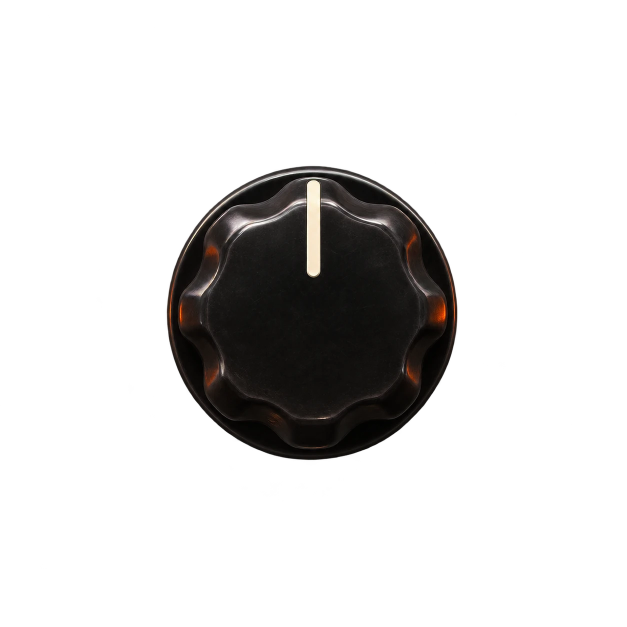
#> input picture Conch/art/knob_small.webp, 1254 x 1254 px (shown at 1/2 size)
$ python make_skin.py
#> lines starting #> are read from the running program, lines starting #| are printed output that depends on the picture
#!/usr/bin/env python3
"""Build Conch's hand-made skin (plugins/Conch/skins/) from the artwork in this folder.

    python3 plugins/Conch/art/make_skin.py      # writes skins/ and build/skin-preview-*.png

Render BEFORE tools/build.py: the build copies skins/ as it finds it and does not re-render.

Source art:
    plate-src.webp          the user's plate: the Conch / SYMPATHETIC RESONATOR title over the sea, a glowing conch in
                            a driftwood window in the middle, two blank teal panels either side and a plank along the
                            bottom (1790x878, the 1280:628 aspect, so it scales straight onto the MPC's tab area)
    knob_small.webp         black fluted knob with skirt, pointer at 12 o'clock (shared with the other Groundswell skins)
    pill_on/off.webp        button pill (shared likewise; the lit glow is re-tinted to the shell's gold here)

Layout: three Q-Link banks per page, laid out like the art (Driftwood's layout, same plate shape). A column of four
on the left panel, a column of four on the right panel, a row of four along the bottom plank. The shell stays clear.
Each cell is the knob (or a lit pill for an on/off switch) with its name and live value beside it, on a darkened
recess. At the top of the side panels, on both pages, read-only readouts: RINGING (the chord the resonators are
tuned to) on the left; TUNED BY (where it comes from, "Key (unsure)" while Listen is not yet sure) with FOUND and
SURE on the right. They are not touchable and have no Q-Link.

    RING    left RESONATORS (Material, Decay, Bright, Shimmer)   right EXCITE (Hits, In HPF, Drive, Duck)
            plank: Mix, Width, Freeze, Output
    NOTES   left SOURCE (Source, Key, Scale, Tones)               right CHORD (Chord Root, Quality, Prog, Chord Len)
            plank: Spread, Low Note, Tune, Freeze

Q-Links (bank direction Column): knob column 1 = the left panel top to bottom, column 2 = the right panel, column 3 =
the plank left to right. Choice parameters are rotary selectors (detent dots; the value text names the choice). The
skin binds to parameter indices, so regenerate it whenever the parameter list changes (the script checks its table
against build/params.json when that exists). Adapted from Driftwood's generator (deliberately not a shared import: a
plugin's artwork should not break because a sibling's did).
"""
import colorsys
import json
import math
import os
import sys

from PIL import Image, ImageDraw, ImageFilter, ImageFont

HERE = os.path.dirname(os.path.abspath(__file__))
PROJECT = os.path.dirname(HERE)
SDK = os.path.dirname(os.path.dirname(PROJECT))
sys.path.insert(0, os.path.join(SDK, "tools"))
import gen_ui as G  # noqa: E402  (TUI.json building blocks)
from gen_ui import obj, Obj  # noqa: E402

OUT = os.path.join(PROJECT, "skins")
PREVIEW_DIR = os.path.join(PROJECT, "build")

W, H = 1280, 628
CREAM = (246, 228, 200)                # the title's cream: names, headings
GOLD = (255, 190, 110)                 # the shell's glow: knob arcs, lit pills, focus
FOCUS = "ffffbe6e"
FONT_FILE = "/System/Library/Fonts/Avenir Next.ttc"   # build-time only: baked into the PNGs
FONT_DEMI, FONT_MEDIUM, FONT_REGULAR = 2, 5, 7        # face indices in Avenir Next.ttc

# Parameter indices (must match the enum in src/Conch.cpp).
NAMES = ["out", "mix", "material", "decay", "bright", "spread", "lownote", "tones", "width", "hits", "hpf", "drive",
         "duck", "source", "key", "scale", "chordroot", "quality", "prog", "chordlen", "freeze", "shimmer", "tune",
         "foundkey", "sure", "chordnow", "tunedby"]
P = {n: i for i, n in enumerate(NAMES)}

ONOFF = ["Off", "On"]
NOTES12 = ["C", "C#", "D", "D#", "E", "F", "F#", "G", "G#", "A", "A#", "B"]
CHOICES = {P["material"]: ["String", "Bell", "Pipe"],
           P["lownote"]: ["C1", "C2", "C3", "C4"],
           P["tones"]: ["Triad", "7th", "9th", "5ths"],
           P["source"]: ["Listen", "Listen Key", "Key", "Chord", "Prog"],
           P["key"]: NOTES12,
           P["scale"]: ["Minor", "Major", "Dorian", "Phrygian", "Mixolyd"],
           P["chordroot"]: NOTES12,
           P["quality"]: ["Major", "Minor", "Sus2", "Sus4", "Power", "Dim", "Aug", "Maj7", "Min7", "Dom7", "m7b5",
                          "Maj9", "Min9", "Dom9"],
           P["prog"]: ["1-6-7-1", "1-4-5-1", "1-5-6-4", "1-7-6-7", "1-4-6-5", "1-6-4-5"],
           P["chordlen"]: ["1/2 Bar", "1 Bar", "2 Bars", "4 Bars"],
           P["freeze"]: ONOFF,
           P["tunedby"]: ["Key/Scale", "Key (unsure)", "Heard", "Chord", "Prog", "Frozen"]}
DETENTS = {P["spread"]: 4}             # integer parameters drawn as selectors (no choice list to check)

# Where the banks go on the 1280x628 picture: (x, y, cell width, cell height, direction).
BOARD_L = (52, 170, 270, 76, "col")    # left panel, inside its driftwood frame
BOARD_R = (958, 170, 270, 76, "col")   # right panel
PLANK = (132, 520, 254, 72, "row")     # the plank along the bottom
HEAD_Y = 154                           # panel headings

# Read-only readouts at the top of the side panels: (caption, parameter, x, y, w, h, value size).
READOUTS = [("RINGING", "chordnow", 52, 70, 270, 44, 26.0),
            ("TUNED BY", "tunedby", 958, 64, 270, 30, 19.0),
            ("FOUND", "foundkey", 958, 112, 130, 24, 16.0),
            ("SURE", "sure", 1098, 112, 130, 24, 16.0)]

# Inside a cell: the knob (or pill) in a 76 px wide area on the left, the name and value to its right.
KNOB = dict(src="knob_small.webp", crop=300, knob=42, arc_r=25, arc_w=3.2, frame=58, frames=100)
KNOB_CENTRE_SRC = (623.5, 625.5)
CTRL_W = 76
TEXT_X = 80
VALUE_H = 24

VALUE_COLOUR = "fff8e4c0"
VALUE_FONT = "Nexa"
VALUE_SIZE = 17.0


# ------------------------------------------------------------------------------------------------
# Drawing helpers
# ------------------------------------------------------------------------------------------------
def font(size, face=FONT_DEMI):
    return ImageFont.truetype(FONT_FILE, size, index=face)


def text_width(text, f, spacing):
    return sum(f.getlength(ch) for ch in text) + spacing * (len(text) - 1)


# [24 lines left out: functions draw_spaced, shadowed_text, supersampled, not called in this run]


def clean_alpha(im):
    r, g, b, a = im.split()
    a = a.point(lambda v: 0 if v < 16 else (255 if v > 250 else v))
    return Image.merge("RGBA", (r, g, b, a))


def load(name):
    return clean_alpha(Image.open(os.path.join(HERE, name)).convert("RGBA"))


# ------------------------------------------------------------------------------------------------
# Knob film strip: rotated knob + value arc (bipolar arcs grow from 12 o'clock)
# ------------------------------------------------------------------------------------------------
def knob_strip(spec, colour, selector=False, bipolar=False):
    src = load(spec["src"])
    cx, cy = KNOB_CENTRE_SRC
    c = spec["crop"]
    body = src.crop((int(cx - c), int(cy - c), int(cx + c), int(cy + c)))
    ss = 4
    knob_px = int(spec["knob"] * ss)
    body = body.resize((knob_px, knob_px), Image.LANCZOS)
    frame, n = spec["frame"], spec["frames"]
    strip = Image.new("RGBA", (frame, frame * n), (0, 0, 0, 0))
    for i in range(n):
        v = i / (n - 1)
        angle = -135.0 + 270.0 * v                       # degrees clockwise from 12 o'clock
        big = Image.new("RGBA", (frame * ss, frame * ss), (0, 0, 0, 0))
        m = frame * ss / 2
        r = spec["arc_r"] * ss
        box = (m - r, m - r, m + r, m + r)
        w = int(spec["arc_w"] * ss)
        if not selector:
            ImageDraw.Draw(big).arc(box, -135 - 90, 135 - 90, fill=(10, 6, 2, 110), width=w)      # burnt track
            a0, a1 = (min(0.0, angle), max(0.0, angle)) if bipolar else (-135.0, angle)
            if a1 - a0 > 0.5:
                glow = Image.new("RGBA", big.size, (0, 0, 0, 0))
                ImageDraw.Draw(glow).arc(box, a0 - 90, a1 - 90, fill=colour + (150,), width=w * 2)
                big = Image.alpha_composite(big, glow.filter(ImageFilter.GaussianBlur(2.5 * ss)))
                ImageDraw.Draw(big).arc(box, a0 - 90, a1 - 90, fill=colour + (255,), width=w)
        rot = body.rotate(-angle, resample=Image.BICUBIC)
        off = int(m - knob_px / 2)
        big.alpha_composite(rot, (off, off))
        strip.alpha_composite(big.resize((frame, frame), Image.LANCZOS), (0, i * frame))
    return strip


# ------------------------------------------------------------------------------------------------
# Pills (3-slice stretch so every width keeps round ends), with a caption
# ------------------------------------------------------------------------------------------------
PILL_BODY = {"pill_on.webp": (446, 207, 1553, 465), "pill_off.webp": (427, 201, 1568, 465)}
PILL_H, PILL_MARGIN = 28, 8
PILL_W = 58
PILL_ON_INK, PILL_OFF_INK = (255, 238, 210), (176, 168, 156)


# [48 lines left out: functions goldify, pill_base, pill, not called in this run]


# ------------------------------------------------------------------------------------------------
# Layout
# ------------------------------------------------------------------------------------------------
BIPOLAR = {P["tune"]}                   # arcs grow from 12 o'clock


def knob(name, label):
    return dict(kind="knob", param=P[name], name=label, selector=P[name] in CHOICES or P[name] in DETENTS,
                bipolar=P[name] in BIPOLAR)


def toggle(name, caption, label):
    """One pill for an on/off (or two-way) switch, lit for the second choice. A lone button toggles."""
    return dict(kind="toggle", param=P[name], name=label, caption=caption)


def cell_rect(bank, s):
    x, y, w, h, direction = bank
    return (x, y + s * h, w, h) if direction == "col" else (x + s * w, y, w, h)


def page(name, left, right, plank, headings):
    """Three banks: the left board (Q-Link column 1), the right board (column 2), the plank (column 3)."""
    controls, qlinks, rects = [], {}, []
    for b, (bank, cells) in enumerate(((BOARD_L, left), (BOARD_R, right), (PLANK, plank))):
        x, y, w, h, direction = bank
        bw, bh = (w, 4 * h) if direction == "col" else (4 * w, h)
        rects.append((x - 4, y - 2, bw + 8, bh + 4))
        for s, ctl in enumerate(cells):
            if ctl is None:
                continue
            ctl = dict(ctl, rect=cell_rect(bank, s))
            controls.append(ctl)
            qlinks[13 + b - 4 * s] = ctl["param"]            # column b+1, top (13) to bottom (1)
    rects.append(rects[2])                                   # knob column 4 is unused; it highlights the plank
    return dict(name=name, controls=controls, qlinks=qlinks, rects=rects, headings=headings)


PAGES = [
    page("RING",
         [knob("material", "MATERIAL"), knob("decay", "DECAY"), knob("bright", "BRIGHT"), knob("shimmer", "SHIMMER")],
         [knob("hits", "HITS"), knob("hpf", "IN HPF"), knob("drive", "DRIVE"), knob("duck", "DUCK")],
         [knob("mix", "MIX"), knob("width", "WIDTH"), toggle("freeze", "FREEZE", "FREEZE"), knob("out", "OUTPUT")],
         ["RESONATORS", "EXCITE"]),
    page("NOTES",
         [knob("source", "SOURCE"), knob("key", "KEY"), knob("scale", "SCALE"), knob("tones", "TONES")],
         [knob("chordroot", "CHORD ROOT"), knob("quality", "QUALITY"), knob("prog", "PROG"), knob("chordlen", "CHORD LEN")],
         [knob("spread", "SPREAD"), knob("lownote", "LOW NOTE"), knob("tune", "TUNE"), toggle("freeze", "FREEZE", "FREEZE")],
         ["SOURCE", "CHORD"]),
]
TAB_NAMES = [p["name"] for p in PAGES]


# ------------------------------------------------------------------------------------------------
# Background
# ------------------------------------------------------------------------------------------------
def base_plate():
    src = Image.open(os.path.join(HERE, "plate-src.webp")).convert("RGB")
    return src.resize((W, H), Image.LANCZOS).convert("RGBA")


def knob_centre(rect):
    x, y, w, h = rect
    return x + CTRL_W / 2, y + h / 2


# [61 lines left out: functions draw_background, label_data, not called in this run]


def focus_child(w, h):
    return G.entry("focus", "Focus", G.focus_data(FOCUS), "0 0 %d %d" % (w, h), "No", "Show", "WhenFocussed")


def value_child(w, h):
    return G.entry("value", "Label", label_data("Value", VALUE_COLOUR, VALUE_SIZE, "left verticallyCentred"),
                   "%d %d %d %d" % (TEXT_X, h // 2 - 1, w - TEXT_X - 4, VALUE_H), "No", "Show", "Always")


# [18 lines left out: functions knob_component, toggle_component, not called in this run]


def check_params():
    """Refuse to render a skin that binds to the wrong parameters."""
    path = os.path.join(PROJECT, "build", "params.json")
    if not os.path.exists(path):
        print("note: build/params.json not found; parameter table not checked (run tools/build.py once)")
        return
    with open(path, encoding="utf-8") as f:
        params = json.load(f)["params"]
    errors = []
    if len(params) != len(NAMES):
        errors.append("plugin has %d parameters, the skin expects %d" % (len(params), len(NAMES)))
    for idx, choices in CHOICES.items():
        got = params[idx].get("choices") if idx < len(params) else None
        if choices is ONOFF:
            if got not in (None, ONOFF):
                errors.append("parameter %d (%s) should be on/off" % (idx, params[idx]["name"]))
        elif got != choices:
            errors.append("parameter %d (%s): choices %s, skin has %s" % (idx, params[idx]["name"] if idx < len(params) else "?", got, choices))
    if errors:
        sys.exit("make_skin.py: parameter table out of date:\n  " + "\n  ".join(errors))


def build():
    check_params()
    os.makedirs(OUT, exist_ok=True)
    for f in os.listdir(OUT):
        os.remove(os.path.join(OUT, f))
    images = {}

    def save(name, im):
        im.save(os.path.join(OUT, name), optimize=True)
        images[name] = im
        return name

    strips = {"plain": save("knob_gold.png", knob_strip(KNOB, GOLD)),
              "sel": save("knob_selector.png", knob_strip(KNOB, GOLD, selector=True)),
              "bi": save("knob_bipolar.png", knob_strip(KNOB, GOLD, bipolar=True))}
#> in clean_alpha, `r, g, b, a = im.split()`:
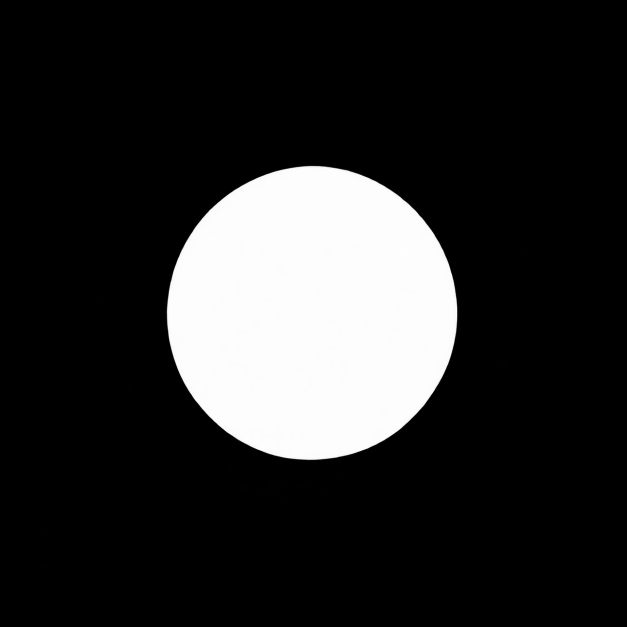
#> a: PIL image 1254x1254 L (shown at 1/2 size); min 0, max 255, mean 42.9
#> in knob_strip, `body = body.resize((knob_px, knob_px), Image.LANCZOS)`:
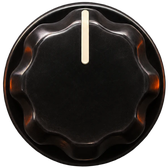
#> body: PIL image 168x168 RGBA; mean R, G, B, A 27, 23.4, 21.1, 188.8; transparent parts drawn white
#> in knob_strip, `strip = Image.new("RGBA", (frame, frame * n), (0, 0, 0, 0))`: strip: PIL image 58x5800 RGBA; every value is 0
#> after the loop in knob_strip, `for i in range(n):`:
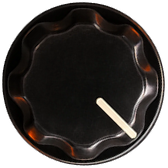
#> rot: PIL image 168x168 RGBA; mean R, G, B, A 26.2, 22.8, 20.5, 188.8; transparent parts drawn white
#> call 2 of knob_strip, with colour = (255, 190, 110), selector = True, bipolar = False
#> after the loop in knob_strip (call 2), `for i in range(n):`:
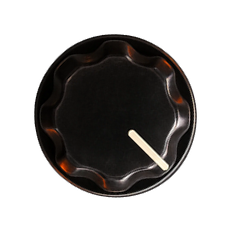
#> big: PIL image 232x232 RGBA; mean R, G, B, A 13.8, 12, 10.8, 99; transparent parts drawn white
#> call 3 of knob_strip, with colour = (255, 190, 110), selector = False, bipolar = True
#> after the loop in knob_strip (call 3), `for i in range(n):`:
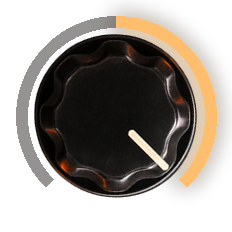
#> big: PIL image 232x232 RGBA; mean R, G, B, A 36.5, 28.8, 20.4, 122.9; transparent parts drawn white
#> after the loop in knob_strip (call 3), `for i in range(n):`:
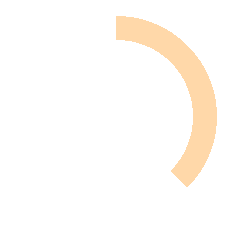
#> glow: PIL image 232x232 RGBA; mean R, G, B, A 23.7, 17.6, 10.2, 13.9; transparent parts drawn white
#> after the loop in knob_strip (call 3), `for i in range(n):`:
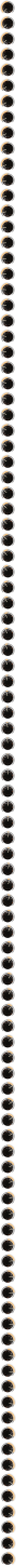
#> strip: PIL image 58x5800 RGBA (shown at 1/4 size); mean R, G, B, A 26.5, 21.5, 16.3, 116.3; transparent parts drawn white

    defs = [("knob overlay", G.overlay_component("KnobOverlay", G.knob_overlay_data(False), "ff111111")),
            ("menu overlay", G.overlay_component("MenuOverlay", G.menu_overlay_data(), "ff111111"))]
    sizes = sorted({(c["rect"][2], c["rect"][3]) for pg in PAGES for c in pg["controls"]})
    for (w, h) in sizes:
        defs.append(("knob %dx%d" % (w, h), knob_component(KNOB, strips["plain"], "knob overlay", w, h)))
        defs.append(("selector %dx%d" % (w, h), knob_component(KNOB, strips["sel"], "menu overlay", w, h)))
        defs.append(("bipolar %dx%d" % (w, h), knob_component(KNOB, strips["bi"], "knob overlay", w, h)))

    toggles_done = set()
    tabs, qlink_entries, previews = [], [], []
    for ti, pg in enumerate(PAGES):
        bg_file = "bg_%s.jpg" % pg["name"].lower()
        bg = draw_background(pg)
        bg.save(os.path.join(OUT, bg_file), quality=92)
        children = [G.entry("background", "Image", obj(("version", 2), ("imageType", "Regular"), ("colour", "0"),
                                                           ("image", bg_file)), "0 0 %d %d" % (W, H), "No", "Show", "Always")]
        previews.append((ti, "bg", bg.convert("RGBA")))
        for ci, ctl in enumerate(pg["controls"]):
            handle = "Parameter %d" % ctl["param"]
            x, y, w, h = ctl["rect"]
            if ctl["kind"] == "knob":
                kind = "selector" if ctl["selector"] else ("bipolar" if ctl["bipolar"] else "knob")
                key = "%s %dx%d" % (kind, w, h)
                strip_key = "sel" if ctl["selector"] else ("bi" if ctl["bipolar"] else "plain")
                children.append(G.entry("ctl %d" % ci, key, obj(("version", 1), ("handleName", "Data")),
                                        "%d %d %d %d" % (x, y, w, h), "Yes", "Hide", "Always", remap=[("Data", handle)]))
                previews.append((ti, "knob", (ctl, strips[strip_key])))
            else:
                slug = ctl["caption"].lower()
                on = "pill_on_%s.png" % slug
                off = "pill_off_%s.png" % slug
                if slug not in toggles_done:
                    save(on, pill(True, ctl["caption"], PILL_W))
                    save(off, pill(False, ctl["caption"], PILL_W))
                comp, (px, py) = toggle_component(on, off, w, h)
                comp_name = "toggle %s %dx%d" % (slug, w, h)
                if slug not in toggles_done:
                    defs.append((comp_name, comp))
                    toggles_done.add(slug)
                children.append(G.entry("ctl %d" % ci, comp_name, obj(("version", 1), ("handleName", "Data")),
                                        "%d %d %d %d" % (x, y, w, h), "Yes", "Hide", "Always", remap=[("Data", handle)]))
                previews.append((ti, "toggle", (ctl, (x + px, y + py), on, off)))

        for (caption, name, x, y, w, h, size) in READOUTS:
            children.append(G.entry("readout %s" % name, "Label",
                                    label_data("Value", VALUE_COLOUR, size, "horizontallyCentred verticallyCentred"),
                                    "%d %d %d %d" % (x, y, w, h), "No", "Show", "Always",
                                    remap=[("Data", "Parameter %d" % P[name])]))
            previews.append((ti, "readout", (name, x, y, w, h, size)))
        rects = ["%d %d %d %d" % r for r in pg["rects"]]
        tabs.append(obj(("version", 1), ("tabName", pg["name"]), ("fnKeyIndex", ti), ("fnKeySubIndex", 0),
                        ("componentDefinition", G.component_definition([], children, "ff000000")),
                        ("qlinkBoundsData", rects)))
        qlink_entries.append(obj(("Tab", ti + 1), ("SubTab", 1), ("Bank Direction", "Column"),
                                 ("Q-Links", Obj(("Q-Link %d" % q, pg["qlinks"].get(q, -1)) for q in range(1, 17)))))

    replacements = [obj(("key", "Parameter %d" % k), ("value", v)) for k, v in sorted(CHOICES.items()) if v is not ONOFF]
    tui = obj(("pageData", obj(
        ("version", 1),
        ("componentDefinitions", obj(("version", 2), ("importFiles", []),
                                     ("localComponentDefinitions", [obj(("key", k), ("value", v)) for k, v in defs]))),
        ("replacementStrings", replacements),
        ("info", obj(("version", 1), ("type", "CompleteDescription"))),
        ("tabs", tabs))))
    # Program-mode Q-Links: the sixteen controls you reach for most.
    favourites = ["material", "decay", "bright", "mix", "hits", "hpf", "drive", "duck",
                  "source", "key", "scale", "tones", "spread", "lownote", "shimmer", "freeze"]
    program = Obj(("Q-Link %d" % (q + 1), P[n]) for q, n in enumerate(favourites))
    qlinks_json = obj(("version", 4), ("info", obj(("version", 1), ("type", "CompleteDescription"))),
                      ("Screen Mode Q-Links", obj(("version", 4), ("map", qlink_entries))),
                      ("Program Mode Q-Links", program))
    with open(os.path.join(OUT, "TUI.json"), "w", encoding="utf-8") as f:
        f.write(G.dump_json(tui) + "\n")
    with open(os.path.join(OUT, "Q-Links.json"), "w", encoding="utf-8") as f:
        f.write(G.dump_json(qlinks_json) + "\n")
    make_previews(previews, images)


# ------------------------------------------------------------------------------------------------
# Preview (approximate: Avenir Next stands in for the MPC's Nexa). Values come from build/params.json.
# ------------------------------------------------------------------------------------------------
# [49 lines left out: functions preview_values, make_previews, not called in this run]


if __name__ == "__main__":
    build()
#> (the call stopped at in build, `defs = [("knob overlay", G.overlay_component("KnobOverlay", G.knob_ove..`: gen_ui is not available in this run)
    total = sum(os.path.getsize(os.path.join(OUT, f)) for f in os.listdir(OUT))
    print("wrote %s (%d files, %.1f MB)" % (OUT, len(os.listdir(OUT)), total / 1e6))
